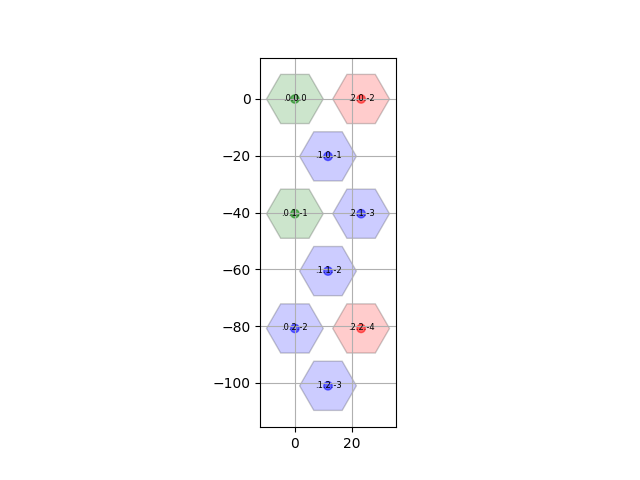

The Python source for this figure:
import matplotlib.pyplot as plt
from matplotlib.patches import RegularPolygon
import numpy as np
import math
import random
import time
import calculadora
#http://magomar.github.io/deludobellico//programming/java/hexagonal-maps/2013/10/10/mapas-hexagonales-2.html
#https://joseguerreroa.wordpress.com/2016/11/17/como-producir-rejillas-grid-hexagonales-mediante-pyqgis/
#https://gamedevelopment.tutsplus.com/es/tutorials/introduction-to-axial-coordinates-for-hexagonal-tile-based-games--cms-28820
#https://gamedevelopment.tutsplus.com/es/tutorials/hexagonal-character-movement-using-axial-coordinates--cms-29035
 
#modificado por: John Michael (phikubo)

'''La modificación consiste en que se puede escalar los hexagonos al radio que uno fije, en ese sentido
la grilla de hexagono mantiene su forma.
En la próxima entrega se hara sectorización (por 3) y se permitirá varios niveles (vueltas respecto al origen) en la grilla.''' 

#NOTA PERSONAL: Si colocar time.sleep(time) ubicar un print() que indique su existencia.

def calcular_radio_externo(radio):
	n=5
	#print(math.sin(30), math.radians(30), math.degrees(30))
	lado=radio*2*math.sin(math.radians(30))
	#print("lado", lado, radio)
	#radio_externo=radio+lado/2 #para una grilla horizontal
	radio_externo=radio+n*(radio/2)  #para una grilla vertical
	return radio_externo
	
def guardar_lista(lista,bd_coordenadas):
	#print("coordenadas: ",lista, "y ",lista[0],",", lista[1])
	#x+y+z=0 en coordenadas axiales, despejando z=-x-y entonces lo genero
	#en este caso x, y equivalen respectivamente a lista[0] y lista[1]
	coordenada_z = -lista[0]-lista[1]
	lista.append(coordenada_z)
	##print("coordenadas axial final: ",lista)
	bd_coordenadas.append(lista)
	#print(bd_coordenadas)
	return bd_coordenadas
	 
def generar_lista(nivel,rae, bd_coordenadas):
	#funcion que no se implementa por que es inutil
	for j in range(nivel):
		for m in range(nivel):
			
			l=[j,m]
			#print(l, type(l))
			guardar_lista(l, bd_coordenadas)
			#proceso
			#guardar
			#limpiar variable
			#volver a empezar
	


#coord = [[0,0,0],[0,1,-1],[-1,1,0],[-1,0,1],[0,-1,1],[1,-1,0],[1,0,-1]]
#coordenadas cubicas ejes axiales para grilla hexagonales
#cual es la relacion entre el tres y el radio dos.
###coord = [[0,0,0],[0,3,-3],[-3,3,0],[-3,0,3],[0,-3,3],[3,-3,0],[3,0,-3]]
#cuales serían las coordenadas para una grilla mas grande. Existe algun algoritmo para sacar las 
#coordenadas de forma dinamica?. Que cada hexagono se ubique del centro hacia afuera y cada suma
#se ubique contra las manecillas del reloj.

#orden = [ [],[],[],[],[],[],[] ]
# Horizontal cartesian coords
##hcoord = [c[0] for c in coord]
 
# Vertical cartersian coords
##vcoord = [2. * np.sin(np.radians(60)) * (c[1] - c[2]) /3. for c in coord]
def crear_labels(coord):
	'''Asocia las coordenadas axiales con el numero de la celda, de ese modo crea en el orden una lista de coordenadas'''
	label=[]
	label_aux=[]
	coma="."
	str_aux=""
	conta=0
	for i in coord:
		#print("i: ",i )
		for j in i:
			#print(j)
			str_aux=str_aux+coma+str(j)
		##print("aux: ",str_aux)
		label_aux.append(str_aux)
		label.append(label_aux)
		str_aux=""
		label_aux=[]
	return label
	
#falta crear el algorimo de sectorizacion
def crear_color(coord):
	'''Crea una lista random de colores a partir de una lista core'''
	colores=["Green","Blue","Red"]
	label_aux=[]
	colors=[]
	#print(random.choice(colores))
	for i in range(len(coord)):
		color=random.choice(colores)
		label_aux.append(color)
		colors.append(label_aux)
		label_aux=[]
	return colors
		


def crear_coordenadas_grilla_horizontal(coord, coef, nivel):
	'''Calcula las coordenadas horizontales y verticales. En el caso de las coordenadas verticales se usa las primeras dos
	elementos de la lista para expandir la grilla'''
	#proceo 1 completado
	#hcoord = [coef*c[0] for c in coord] #para grilla horizontal
	hcoord = [1/3*coef*c[0] for c in coord]
	vcoord =[]
	vc_aux=[]
	coordenadas_pares=[]
	coordenadas_impares=[]
	coordenadas=[]
	n=nivel*nivel
	#proceso vertical
	
	for i in range(2*nivel):
		coordenadas.append(coord[i])
	'''	
	for i in range(nivel):
		coordenadas_pares.append(coord[i])
	
	for i in range(nivel,2*nivel):
		coordenadas_impares.append(coord[i])
	print("coordenadas pares ",coordenadas_pares)
	print("coordenadas impares ",coordenadas_impares)
	print("coordenadas por nivel ",coordenadas )
	'''
	for c in coordenadas:
		resultado=-1*2. * np.sin(np.radians(120)) * (coef*c[1] - coef*c[2]) /3.
		vc_aux.append(resultado)
	vcoord=calculadora.calc_rango(2*nivel)*vc_aux
	vcoord=vcoord[0:n]
	#print(len(vcoord),  n  )
	#print("por dos", vcoord[0:n])
	return hcoord, vcoord
	 
 	
			
			
def plotear_grid(coef,radio, coord, nivel):
	'''Plotea graficas de celdas hexagonales'''
	# Horizontal cartesian coords	 
	##hcoord = [coef*c[0] for c in coord]
	 
	labels=crear_labels(coord) 
	colors=crear_color(coord)
	##print("labels: ",labels )
	# Vertical cartersian coords
	#calcula el centro de los hexagonos
	hcoord, vcoord = crear_coordenadas_grilla_horizontal(coord, coef, nivel)
	
	####cordenada x pares arriba, impares abajo
	##vcoord = [-1*2. * np.sin(np.radians(60)) * (coef*c[1] - coef*c[2]) /3. for c in coord]
	
	##print("coordenadas vcord", vcoord )
	 
	#el numero de colores debe ser igual a len(coord)
	
	fig, ax = plt.subplots(1)
	ax.set_aspect('equal')
	vertical_coef=1.154
	vertical_coef=1
	
	print(len(hcoord), len(vcoord))
	
	for x, y, c, l in zip(hcoord, vcoord, colors, labels):
		color = c[0].lower()  # matplotlib understands lower case words for colours
		hex = RegularPolygon((x, y), numVertices=6, radius=vertical_coef*radio, #0.67
                         orientation=np.radians(30), #con 60 grados funciona perfecto, pero las coordenadas cambian. Antes 30
                         facecolor=color, alpha=0.2, edgecolor='k')
                         #cambiar radius=2. / 3. , cuando se usa coord_0
		ax.add_patch(hex)
    	# Also add a text label
		ax.text(x, y+0.2, l[0], ha='center', va='center', size=6)
	# Also add scatter points in hexagon centres
	ax.scatter(hcoord, vcoord, c=[c[0].lower() for c in colors], alpha=0.5)
	plt.grid(True)
	plt.savefig("hexagrid.png")
	plt.show()
 

if __name__ =="__main__":
	print("main")
	radio=10
	nivel=3
	bd_coordenadas=[] 
	#calcular_radio_externo(radio)
	rae=calcular_radio_externo(radio)
	coef=rae
	#plotear_grid(coef, radio)
	generar_lista(nivel, rae, bd_coordenadas)
	print(bd_coordenadas)
	plotear_grid(coef, radio, bd_coordenadas, nivel)
	
	'''1- Actualmente el algoritmo genera grillas simetricas. La idea es crear grillas n*n-1, nE{impares}
	
	'''
	'''2-La sectorización funciona para un nivel multiplo de 3. Funciona quiere decir que para los numeros
	impares, quedan celdas sin usar, por lo que no es eficiente producir celdas que no se usan'''
	
	
	
else:
	print("modulo importado")
 
 
  
